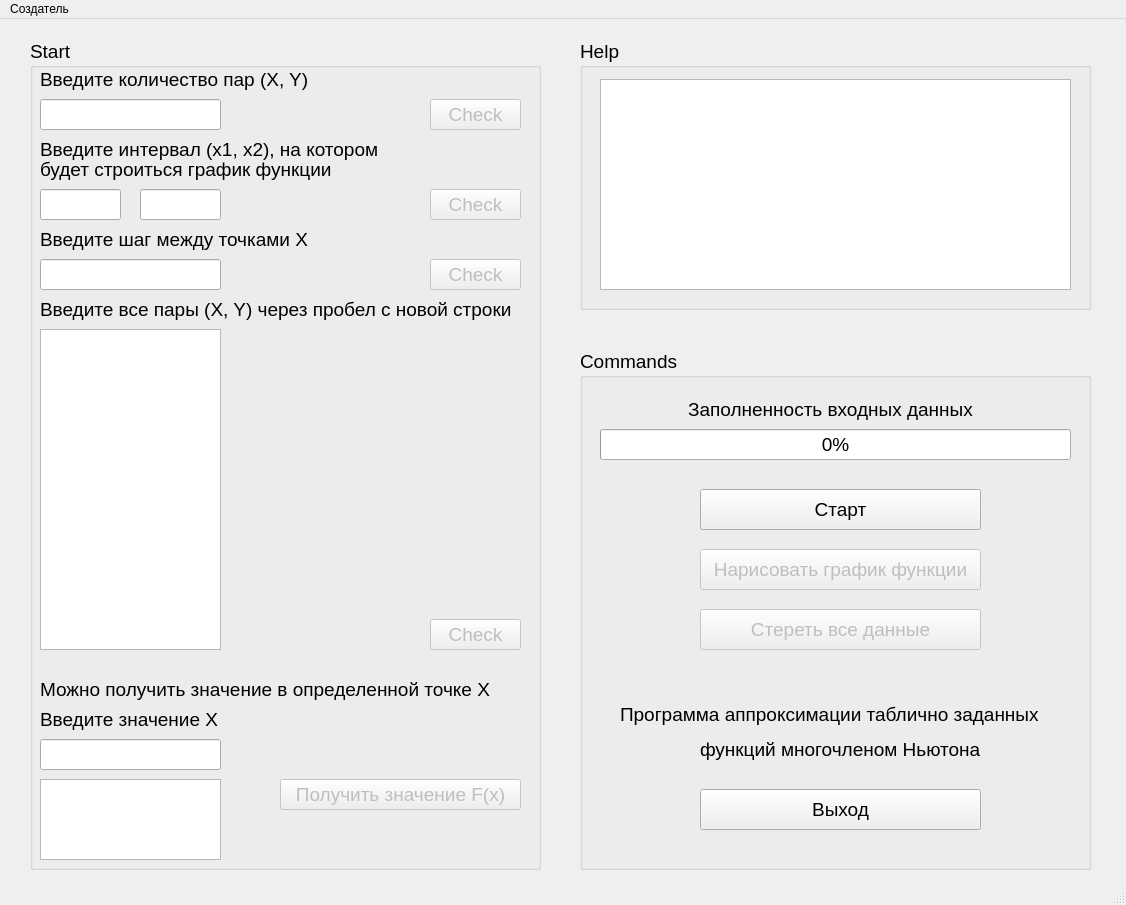
<?xml version="1.0" encoding="UTF-8"?>
<ui version="4.0">
 <class>MainWindow</class>
 <widget class="QMainWindow" name="MainWindow">
  <property name="minimumSize">
   <size>
    <width>1126</width>
    <height>905</height>
   </size>
  </property>
  <property name="windowTitle">
   <string>MainWindow</string>
  </property>
  <widget class="QWidget" name="centralwidget">
   <widget class="QGroupBox" name="groupBox">
    <property name="geometry">
     <rect>
      <x>30</x>
      <y>20</y>
      <width>511</width>
      <height>831</height>
     </rect>
    </property>
    <property name="font">
     <font>
      <pointsize>14</pointsize>
     </font>
    </property>
    <property name="title">
     <string>Start</string>
    </property>
    <widget class="QLabel" name="label">
     <property name="geometry">
      <rect>
       <x>10</x>
       <y>30</y>
       <width>371</width>
       <height>21</height>
      </rect>
     </property>
     <property name="text">
      <string>Введите количество пар (X, Y)</string>
     </property>
    </widget>
    <widget class="QLineEdit" name="lineEdit">
     <property name="geometry">
      <rect>
       <x>10</x>
       <y>60</y>
       <width>181</width>
       <height>31</height>
      </rect>
     </property>
    </widget>
    <widget class="QPushButton" name="check1">
     <property name="enabled">
      <bool>false</bool>
     </property>
     <property name="geometry">
      <rect>
       <x>400</x>
       <y>60</y>
       <width>91</width>
       <height>31</height>
      </rect>
     </property>
     <property name="text">
      <string>Check</string>
     </property>
    </widget>
    <widget class="QLabel" name="label_3">
     <property name="geometry">
      <rect>
       <x>10</x>
       <y>100</y>
       <width>341</width>
       <height>21</height>
      </rect>
     </property>
     <property name="font">
      <font>
       <pointsize>14</pointsize>
      </font>
     </property>
     <property name="text">
      <string>Введите интервал (x1, x2), на котором</string>
     </property>
    </widget>
    <widget class="QLabel" name="label_4">
     <property name="geometry">
      <rect>
       <x>10</x>
       <y>120</y>
       <width>341</width>
       <height>21</height>
      </rect>
     </property>
     <property name="font">
      <font>
       <pointsize>14</pointsize>
      </font>
     </property>
     <property name="text">
      <string>будет строиться график функции</string>
     </property>
    </widget>
    <widget class="QLineEdit" name="lineEdit_2">
     <property name="geometry">
      <rect>
       <x>10</x>
       <y>150</y>
       <width>81</width>
       <height>31</height>
      </rect>
     </property>
     <property name="text">
      <string/>
     </property>
    </widget>
    <widget class="QPushButton" name="check2">
     <property name="enabled">
      <bool>false</bool>
     </property>
     <property name="geometry">
      <rect>
       <x>400</x>
       <y>150</y>
       <width>91</width>
       <height>31</height>
      </rect>
     </property>
     <property name="text">
      <string>Check</string>
     </property>
    </widget>
    <widget class="QLabel" name="label_5">
     <property name="geometry">
      <rect>
       <x>10</x>
       <y>190</y>
       <width>341</width>
       <height>21</height>
      </rect>
     </property>
     <property name="font">
      <font>
       <pointsize>14</pointsize>
      </font>
     </property>
     <property name="text">
      <string>Введите шаг между точками X</string>
     </property>
    </widget>
    <widget class="QLineEdit" name="lineEdit_3">
     <property name="geometry">
      <rect>
       <x>10</x>
       <y>220</y>
       <width>181</width>
       <height>31</height>
      </rect>
     </property>
    </widget>
    <widget class="QPushButton" name="check3">
     <property name="enabled">
      <bool>false</bool>
     </property>
     <property name="geometry">
      <rect>
       <x>400</x>
       <y>220</y>
       <width>91</width>
       <height>31</height>
      </rect>
     </property>
     <property name="text">
      <string>Check</string>
     </property>
    </widget>
    <widget class="QLabel" name="label_6">
     <property name="geometry">
      <rect>
       <x>10</x>
       <y>260</y>
       <width>481</width>
       <height>21</height>
      </rect>
     </property>
     <property name="font">
      <font>
       <pointsize>14</pointsize>
      </font>
     </property>
     <property name="text">
      <string>Введите все пары (X, Y) через пробел с новой строки</string>
     </property>
    </widget>
    <widget class="QTextEdit" name="textEdit">
     <property name="geometry">
      <rect>
       <x>10</x>
       <y>290</y>
       <width>181</width>
       <height>321</height>
      </rect>
     </property>
    </widget>
    <widget class="QPushButton" name="check4">
     <property name="enabled">
      <bool>false</bool>
     </property>
     <property name="geometry">
      <rect>
       <x>400</x>
       <y>580</y>
       <width>91</width>
       <height>31</height>
      </rect>
     </property>
     <property name="text">
      <string>Check</string>
     </property>
    </widget>
    <widget class="QLabel" name="label_7">
     <property name="geometry">
      <rect>
       <x>10</x>
       <y>640</y>
       <width>481</width>
       <height>21</height>
      </rect>
     </property>
     <property name="font">
      <font>
       <pointsize>14</pointsize>
      </font>
     </property>
     <property name="text">
      <string>Можно получить значение в определенной точке X</string>
     </property>
    </widget>
    <widget class="QLabel" name="label_8">
     <property name="geometry">
      <rect>
       <x>10</x>
       <y>670</y>
       <width>481</width>
       <height>21</height>
      </rect>
     </property>
     <property name="font">
      <font>
       <pointsize>14</pointsize>
      </font>
     </property>
     <property name="text">
      <string>Введите значение X</string>
     </property>
    </widget>
    <widget class="QLineEdit" name="lineEdit_4">
     <property name="geometry">
      <rect>
       <x>10</x>
       <y>700</y>
       <width>181</width>
       <height>31</height>
      </rect>
     </property>
    </widget>
    <widget class="QPushButton" name="print_y">
     <property name="enabled">
      <bool>false</bool>
     </property>
     <property name="geometry">
      <rect>
       <x>250</x>
       <y>740</y>
       <width>241</width>
       <height>31</height>
      </rect>
     </property>
     <property name="text">
      <string>Получить значение F(x)</string>
     </property>
    </widget>
    <widget class="QTextBrowser" name="textBrowser_2">
     <property name="geometry">
      <rect>
       <x>10</x>
       <y>740</y>
       <width>181</width>
       <height>81</height>
      </rect>
     </property>
     <property name="html">
      <string>&lt;!DOCTYPE HTML PUBLIC &quot;-//W3C//DTD HTML 4.0//EN&quot; &quot;http://www.w3.org/TR/REC-html40/strict.dtd&quot;&gt;
&lt;html&gt;&lt;head&gt;&lt;meta name=&quot;qrichtext&quot; content=&quot;1&quot; /&gt;&lt;style type=&quot;text/css&quot;&gt;
p, li { white-space: pre-wrap; }
&lt;/style&gt;&lt;/head&gt;&lt;body style=&quot; font-family:'MS Shell Dlg 2'; font-size:14pt; font-weight:400; font-style:normal;&quot;&gt;
&lt;p style=&quot;-qt-paragraph-type:empty; margin-top:0px; margin-bottom:0px; margin-left:0px; margin-right:0px; -qt-block-indent:0; text-indent:0px;&quot;&gt;&lt;br /&gt;&lt;/p&gt;&lt;/body&gt;&lt;/html&gt;</string>
     </property>
    </widget>
    <widget class="QLineEdit" name="lineEdit_5">
     <property name="geometry">
      <rect>
       <x>110</x>
       <y>150</y>
       <width>81</width>
       <height>31</height>
      </rect>
     </property>
     <property name="text">
      <string/>
     </property>
    </widget>
   </widget>
   <widget class="QGroupBox" name="groupBox_2">
    <property name="geometry">
     <rect>
      <x>580</x>
      <y>20</y>
      <width>511</width>
      <height>271</height>
     </rect>
    </property>
    <property name="font">
     <font>
      <pointsize>14</pointsize>
     </font>
    </property>
    <property name="title">
     <string>Help</string>
    </property>
    <widget class="QTextBrowser" name="textBrowser">
     <property name="geometry">
      <rect>
       <x>20</x>
       <y>40</y>
       <width>471</width>
       <height>211</height>
      </rect>
     </property>
     <property name="html">
      <string>&lt;!DOCTYPE HTML PUBLIC &quot;-//W3C//DTD HTML 4.0//EN&quot; &quot;http://www.w3.org/TR/REC-html40/strict.dtd&quot;&gt;
&lt;html&gt;&lt;head&gt;&lt;meta name=&quot;qrichtext&quot; content=&quot;1&quot; /&gt;&lt;style type=&quot;text/css&quot;&gt;
p, li { white-space: pre-wrap; }
&lt;/style&gt;&lt;/head&gt;&lt;body style=&quot; font-family:'MS Shell Dlg 2'; font-size:14pt; font-weight:400; font-style:normal;&quot;&gt;
&lt;p style=&quot;-qt-paragraph-type:empty; margin-top:0px; margin-bottom:0px; margin-left:0px; margin-right:0px; -qt-block-indent:0; text-indent:0px;&quot;&gt;&lt;br /&gt;&lt;/p&gt;&lt;/body&gt;&lt;/html&gt;</string>
     </property>
    </widget>
   </widget>
   <widget class="QGroupBox" name="groupBox_3">
    <property name="geometry">
     <rect>
      <x>580</x>
      <y>330</y>
      <width>511</width>
      <height>521</height>
     </rect>
    </property>
    <property name="font">
     <font>
      <pointsize>14</pointsize>
     </font>
    </property>
    <property name="title">
     <string>Commands</string>
    </property>
    <widget class="QProgressBar" name="progressBar">
     <property name="geometry">
      <rect>
       <x>20</x>
       <y>80</y>
       <width>471</width>
       <height>31</height>
      </rect>
     </property>
     <property name="value">
      <number>0</number>
     </property>
    </widget>
    <widget class="QLabel" name="label_2">
     <property name="geometry">
      <rect>
       <x>20</x>
       <y>40</y>
       <width>461</width>
       <height>41</height>
      </rect>
     </property>
     <property name="text">
      <string>&lt;html&gt;&lt;head/&gt;&lt;body&gt;&lt;p align=&quot;center&quot;&gt;Заполненность входных данных&lt;/p&gt;&lt;/body&gt;&lt;/html&gt;</string>
     </property>
    </widget>
    <widget class="QPushButton" name="start">
     <property name="geometry">
      <rect>
       <x>120</x>
       <y>140</y>
       <width>281</width>
       <height>41</height>
      </rect>
     </property>
     <property name="text">
      <string>Старт</string>
     </property>
    </widget>
    <widget class="QPushButton" name="earse">
     <property name="enabled">
      <bool>false</bool>
     </property>
     <property name="geometry">
      <rect>
       <x>120</x>
       <y>260</y>
       <width>281</width>
       <height>41</height>
      </rect>
     </property>
     <property name="text">
      <string>Стереть все данные</string>
     </property>
    </widget>
    <widget class="QPushButton" name="ESC">
     <property name="geometry">
      <rect>
       <x>120</x>
       <y>440</y>
       <width>281</width>
       <height>41</height>
      </rect>
     </property>
     <property name="text">
      <string>Выход</string>
     </property>
    </widget>
    <widget class="QLabel" name="label_9">
     <property name="geometry">
      <rect>
       <x>40</x>
       <y>340</y>
       <width>421</width>
       <height>51</height>
      </rect>
     </property>
     <property name="text">
      <string>Программа аппроксимации таблично заданных</string>
     </property>
    </widget>
    <widget class="QLabel" name="label_10">
     <property name="geometry">
      <rect>
       <x>120</x>
       <y>380</y>
       <width>281</width>
       <height>41</height>
      </rect>
     </property>
     <property name="text">
      <string>функций многочленом Ньютона</string>
     </property>
    </widget>
    <widget class="QPushButton" name="drow_graph">
     <property name="enabled">
      <bool>false</bool>
     </property>
     <property name="geometry">
      <rect>
       <x>120</x>
       <y>200</y>
       <width>281</width>
       <height>41</height>
      </rect>
     </property>
     <property name="text">
      <string>Нарисовать график функции</string>
     </property>
    </widget>
   </widget>
  </widget>
  <widget class="QMenuBar" name="menubar">
   <property name="geometry">
    <rect>
     <x>0</x>
     <y>0</y>
     <width>1126</width>
     <height>21</height>
    </rect>
   </property>
   <widget class="QMenu" name="menu">
    <property name="title">
     <string>Создатель</string>
    </property>
    <addaction name="action"/>
    <addaction name="action_182"/>
    <addaction name="action1"/>
   </widget>
   <addaction name="menu"/>
  </widget>
  <widget class="QStatusBar" name="statusbar"/>
  <action name="action">
   <property name="text">
    <string>Соболев Сергей</string>
   </property>
  </action>
  <action name="action_182">
   <property name="text">
    <string>БИВ 182</string>
   </property>
  </action>
  <action name="action1">
   <property name="text">
    <string>1 курс</string>
   </property>
  </action>
 </widget>
 <resources/>
 <connections>
  <connection>
   <sender>ESC</sender>
   <signal>clicked()</signal>
   <receiver>MainWindow</receiver>
   <slot>close()</slot>
   <hints>
    <hint type="sourcelabel">
     <x>842</x>
     <y>809</y>
    </hint>
    <hint type="destinationlabel">
     <x>565</x>
     <y>730</y>
    </hint>
   </hints>
  </connection>
  <connection>
   <sender>earse</sender>
   <signal>clicked()</signal>
   <receiver>textEdit</receiver>
   <slot>clear()</slot>
   <hints>
    <hint type="sourcelabel">
     <x>769</x>
     <y>636</y>
    </hint>
    <hint type="destinationlabel">
     <x>179</x>
     <y>484</y>
    </hint>
   </hints>
  </connection>
  <connection>
   <sender>earse</sender>
   <signal>clicked()</signal>
   <receiver>lineEdit_3</receiver>
   <slot>clear()</slot>
   <hints>
    <hint type="sourcelabel">
     <x>733</x>
     <y>631</y>
    </hint>
    <hint type="destinationlabel">
     <x>184</x>
     <y>281</y>
    </hint>
   </hints>
  </connection>
  <connection>
   <sender>earse</sender>
   <signal>clicked()</signal>
   <receiver>lineEdit_2</receiver>
   <slot>clear()</slot>
   <hints>
    <hint type="sourcelabel">
     <x>711</x>
     <y>631</y>
    </hint>
    <hint type="destinationlabel">
     <x>120</x>
     <y>209</y>
    </hint>
   </hints>
  </connection>
  <connection>
   <sender>earse</sender>
   <signal>clicked()</signal>
   <receiver>lineEdit</receiver>
   <slot>clear()</slot>
   <hints>
    <hint type="sourcelabel">
     <x>798</x>
     <y>623</y>
    </hint>
    <hint type="destinationlabel">
     <x>187</x>
     <y>116</y>
    </hint>
   </hints>
  </connection>
  <connection>
   <sender>earse</sender>
   <signal>clicked()</signal>
   <receiver>lineEdit_4</receiver>
   <slot>clear()</slot>
   <hints>
    <hint type="sourcelabel">
     <x>839</x>
     <y>636</y>
    </hint>
    <hint type="destinationlabel">
     <x>166</x>
     <y>757</y>
    </hint>
   </hints>
  </connection>
  <connection>
   <sender>earse</sender>
   <signal>clicked()</signal>
   <receiver>textBrowser_2</receiver>
   <slot>clear()</slot>
   <hints>
    <hint type="sourcelabel">
     <x>917</x>
     <y>630</y>
    </hint>
    <hint type="destinationlabel">
     <x>162</x>
     <y>816</y>
    </hint>
   </hints>
  </connection>
  <connection>
   <sender>earse</sender>
   <signal>clicked()</signal>
   <receiver>textBrowser</receiver>
   <slot>clear()</slot>
   <hints>
    <hint type="sourcelabel">
     <x>879</x>
     <y>634</y>
    </hint>
    <hint type="destinationlabel">
     <x>1022</x>
     <y>237</y>
    </hint>
   </hints>
  </connection>
  <connection>
   <sender>earse</sender>
   <signal>clicked()</signal>
   <receiver>lineEdit_5</receiver>
   <slot>clear()</slot>
   <hints>
    <hint type="sourcelabel">
     <x>862</x>
     <y>644</y>
    </hint>
    <hint type="destinationlabel">
     <x>205</x>
     <y>209</y>
    </hint>
   </hints>
  </connection>
 </connections>
</ui>
